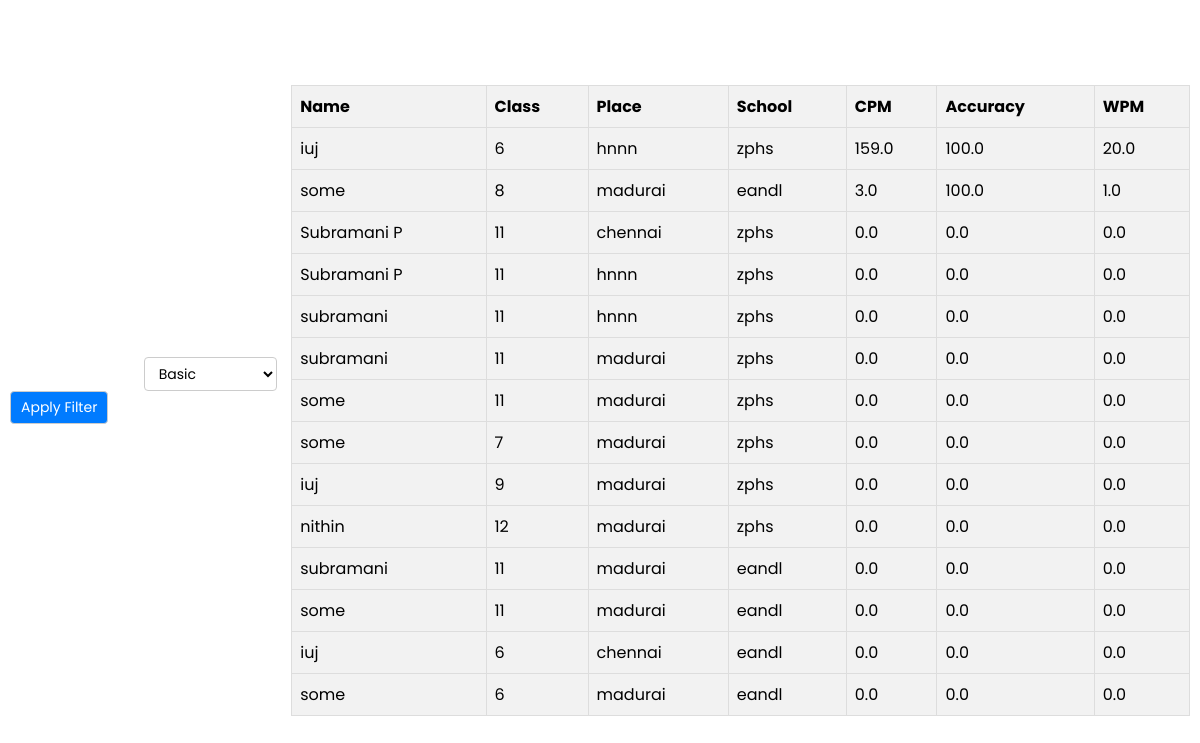
/dashboard/, run on the app's committed database.
### maintest/models.py (models this page shows)
class Student(models.Model):
    name = models.CharField(max_length=100)
    school = models.CharField(max_length=100)
    place = models.CharField(max_length=100)
    class_choice = models.IntegerField()
    accuracy = models.FloatField(default=0.0)
    wpm = models.FloatField(default=0.0)
    cpm = models.FloatField(default=0.0)

### maintest/views.py (the view)
# urls.py: path('dashboard/', dashboard, name='dashboard'),
def dashboard(request):
    filter_value = request.GET.get('filter')
    type_results = Student.objects.order_by('-cpm', '-accuracy', '-wpm')
    if filter_value == 'basic':
        type_results = type_results.filter(class_choice__range=(6, 10))
    elif filter_value == 'intermediate':
        type_results = type_results.filter(class_choice__in=[11, 12])
    context = {
        'results': type_results
    }
    return render(request, 'dashboard.html', context)

### maintest/templates/dashboard.html (shortened to what this page needs)
{% extends 'base.html' %}
{% load static %}
{% block 'body' %}
<form method="get" action="{% url 'dashboard' %}">
    <label for="filter">Filter by Class:</label>
    <select name="filter" id="filter">
        <option value="basic">Basic</option>
    </select>
    <button type="submit">Apply Filter</button>
</form>
<table>
    <tr>
        <th>Name</th>
        <th>Class</th>
        <th>Place</th>
        <th>School</th>
        <th>CPM</th>
        <th>Accuracy</th>
        <th>WPM</th>
    </tr>
    {% for result in results %}
    <tr>
        <td>{{ result.name }}</td>
        <td>{{ result.class_choice }}</td>
        <td>{{ result.place }}</td>
        <td>{{ result.school }}</td>
        <td>{{ result.cpm }}</td>
        <td>{{ result.accuracy }}</td>
        <td>{{ result.wpm }}</td>
    </tr>
    {% endfor %}
</table>
{% endblock %}

### maintest/templates/base.html (shortened to what this page needs)
{% load static %}
<!DOCTYPE html>
<html lang="en">
<head>
    <link href="{% static 'css/class.css' %}" rel="stylesheet">
    <link href="{% static 'css/forms.css' %}" rel="stylesheet">
    <link href="{% static 'css/test.css' %}" rel="stylesheet">
</head>
<body>
     {% block 'body'%}
     {% endblock %}
</body>
</html>

### maintest/static/css/class.css (style rules this page uses)
body, html { margin: 0; padding: 0; font-family: Arial, sans-serif; }

### maintest/static/css/forms.css (style rules this page uses)
body { font-family: Arial, sans-serif; display: flex; justify-content: center; align-items: center; height: 100vh; margin: 0; }

### maintest/static/css/test.css (style rules this page uses)
* { margin: 0; padding: 0; box-sizing: border-box; font-family: 'Poppins', sans-serif; }
body { display: flex; padding: 0 10px; align-items: center; justify-content: center; min-height: 100vh; }

### maintest/templates/dashboard.html (style rules this page uses)
form { margin-bottom: 20px; }
label { font-weight: bold; margin-right: 10px; color:#ffffff; }
select, button { padding: 5px 10px; border: 1px solid #ccc; border-radius: 4px; background-color: white; font-size: 14px; }
button { background-color: #007bff; color: white; cursor: pointer; }
table { width: 100%; border-collapse: collapse; }
th, td { border: 1px solid #ddd; padding: 8px; text-align: left; }
th { background-color: #f2f2f2; }
tr { background-color: #f2f2f2; }

### data on the page
Student: name "iuj", class_choice "6", place "hnnn", school "zphs", cpm "159.0", accuracy "100.0", wpm "20.0"
Student: name "some", class_choice "8", place "madurai", school "eandl", cpm "3.0", accuracy "100.0", wpm "1.0"
Student: name "Subramani P", class_choice "11", place "chennai", school "zphs", cpm "0.0", accuracy "0.0", wpm "0.0"
Student: name "Subramani P", class_choice "11", place "hnnn", school "zphs", cpm "0.0", accuracy "0.0", wpm "0.0"
Student: name "subramani", class_choice "11", place "hnnn", school "zphs", cpm "0.0", accuracy "0.0", wpm "0.0"
Student: name "subramani", class_choice "11", place "madurai", school "zphs", cpm "0.0", accuracy "0.0", wpm "0.0"
Student: name "some", class_choice "11", place "madurai", school "zphs", cpm "0.0", accuracy "0.0", wpm "0.0"
Student: name "some", class_choice "7", place "madurai", school "zphs", cpm "0.0", accuracy "0.0", wpm "0.0"
Student: name "iuj", class_choice "9", place "madurai", school "zphs", cpm "0.0", accuracy "0.0", wpm "0.0"
Student: name "nithin", class_choice "12", place "madurai", school "zphs", cpm "0.0", accuracy "0.0", wpm "0.0"
Student: name "subramani", class_choice "11", place "madurai", school "eandl", cpm "0.0", accuracy "0.0", wpm "0.0"
Student: name "some", class_choice "11", place "madurai", school "eandl", cpm "0.0", accuracy "0.0", wpm "0.0"
Student: name "iuj", class_choice "6", place "chennai", school "eandl", cpm "0.0", accuracy "0.0", wpm "0.0"
Student: name "some", class_choice "6", place "madurai", school "eandl", cpm "0.0", accuracy "0.0", wpm "0.0"
